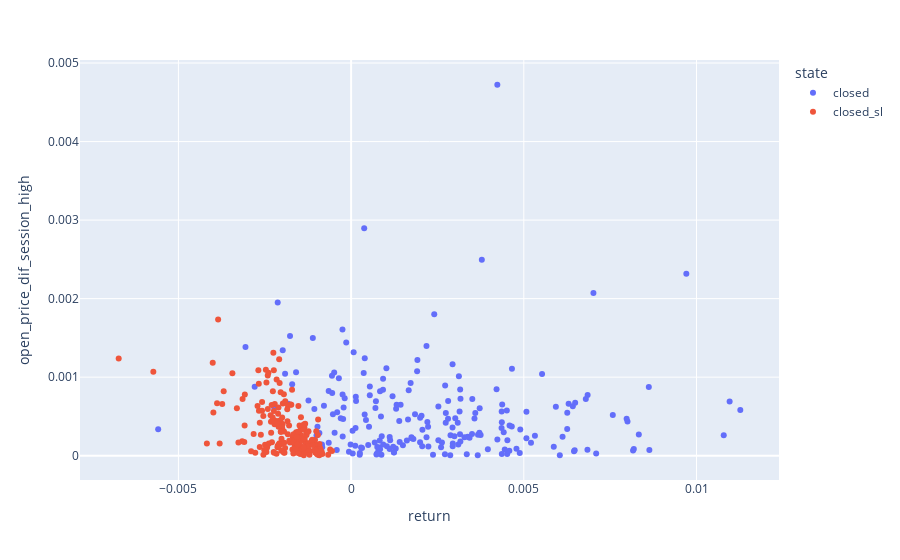

The notebook cell saved with this chart:
### Code cell
trades_buy = trades[trades['order_type']=='buy']
trades_buy['open_price_dif_session_high'] = (trades_buy['open_price'] - trades_buy['session_high'])/trades_buy['session_high']

import plotly.express as px 
fig = px.scatter(trades_buy, x="return", y="open_price_dif_session_high", color="state")
fig.show()

### Figure 1 — Plotly figure (JSON) as saved in the notebook; plotly's stock layout.template omitted (floating-point values rounded to 4 significant figures; data arrays with more than 128 entries replaced by an {"elided": "..."} marker saying what was removed)
{"data": [{"hovertemplate": "state=closed<br>return=%{x}<br>open_price_dif_session_high=%{y}<extra></extra>", "legendgroup": "closed", "marker": {"color": "#636efa", "symbol": "circle"}, "mode": "markers", "name": "closed", "orientation": "h", "showlegend": true, "type": "scatter", "x": {"elided": "210 float values"}, "xaxis": "x", "y": {"elided": "210 float values"}, "yaxis": "y"}, {"hovertemplate": "state=closed_sl<br>return=%{x}<br>open_price_dif_session_high=%{y}<extra></extra>", "legendgroup": "closed_sl", "marker": {"color": "#EF553B", "symbol": "circle"}, "mode": "markers", "name": "closed_sl", "orientation": "h", "showlegend": true, "type": "scatter", "x": {"elided": "199 float values"}, "xaxis": "x", "y": {"elided": "199 float values"}, "yaxis": "y"}], "layout": {"legend": {"title": {"text": "state"}, "tracegroupgap": 0}, "margin": {"t": 60}, "xaxis": {"anchor": "y", "domain": [0, 1], "title": {"text": "return"}}, "yaxis": {"anchor": "x", "domain": [0, 1], "title": {"text": "open_price_dif_session_high"}}}}
